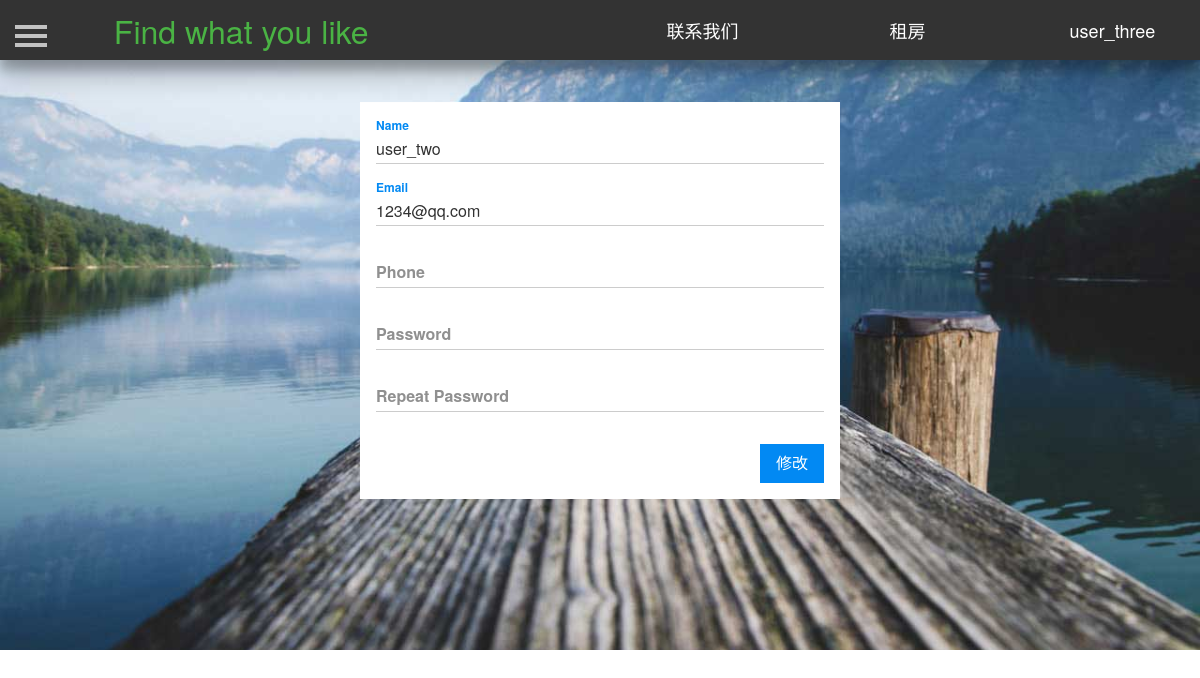
Page /profile/11 (signed in) on the committed database.
### Renting/models.py (models this page shows, shortened)
class User(db.Model):
    id = db.Column(db.Integer, primary_key=True, autoincrement=True)  # ID 用户唯一的标识
    username = db.Column(db.String(50), unique=True)  # 用户名  唯一   最大10个字符
    password = db.Column(db.String(100))  # 密码   最大20个字符
    phone_number = db.Column(db.Integer, unique=True)  # 手机号码
    email = db.Column(db.String(100), unique=True)  # 邮箱  唯一
    salt = db.Column(db.String(32))  # 密码加盐

### Renting/views.py (the view)
@app.route('/profile/<int:user_id>')
@login_required
def profile(user_id):
    user = User.query.get(user_id)
    if user is None:
        return redirect('/')
    return render_template('profile.html', user=user)

### Renting/models.py (called while the page is built)
@login_manager.user_loader
def load_user(userid):
    return User.query.get(userid)

### Renting/templates/profile.html (shortened to what this page needs)
<!DOCTYPE html>
<html lang="en">
	<head>
        <link href="https://cdn.bootcss.com/bootstrap/3.3.7/css/bootstrap.min.css" rel="stylesheet">
        <link href="/static/css/navigation.css" rel="stylesheet">
        <link href="/static/css/profile.css" rel="stylesheet">
         <link href="/static/css/sidebar.css" rel="stylesheet">
        <link type="text/css" href="/static/css/dialog.css"  rel="stylesheet"/>
        <link rel="stylesheet" href="/static/css/_floating-form-labels.css">
	</head>
	<body>
       <header class="header-navigation" id="header">
            <nav>
                <div class="row">
                    <div class="col-md-3">
                        <font color="#4ab344" style="color: rgb(74, 179, 68);" size="6">Find what you like</font>
                    </div>
                    <div class="col-md-2 title">
                        <a href="javascript:showDialogContact()"><font color="#FFFFFF" style="color: rgb(255, 255, 255);" size="4">联系我们</font></a>
                    </div>
                    <div class="col-md-2 title">
                        <a href="/mainpage/" target="_blank"><font color="#FFFFFF" style="color: rgb(255, 255, 255);" size="4">租房</font></a>
                    </div>
                    <div class="col-md-2 title">
                        {% if current_user.is_authenticated %}
                        <a href="/profile/{{current_user.id}}">
                            <font color="#FFFFFF" style="color: rgb(255, 255, 255);" size="4">
                                {{current_user.username}}
                            </font>
                        </a>
                        {% else %}
                        <a href="javascript:showDialog()">
                            <font color="#FFFFFF" style="color: rgb(255, 255, 255);" size="4">
                                登陆注册
                            </font>
                        </a>
                        {% endif %}
                    </div>
                </div>
            </nav>
        </header>
       <div id="wrapper" style="margin-top=25px">
            <div id="page-content-wrapper" style='background:url(../static/image/image.jpg) 50% 50% no-repeat;background-size: cover;height:650px;weight:700px'>
                <button type="button" class="hamburger is-closed animated fadeInLeft" data-toggle="offcanvas">
                    <span class="hamb-top"></span>
                    <span class="hamb-middle"></span>
                    <span class="hamb-bottom"></span>
                </button>
                <div class="container">
                    <div class="row">
                        <form method="post" id="modify_form">
                            <div class="ffl-wrapper">
                                <label for="name_modify" class="ffl-label">Name</label>
                                <input type="text" id="name_modify" name="name_modify" value="{{user.username}}">
                            </div>
                            <div class="ffl-wrapper">
                                <label for="email_modify" class="ffl-label">Email</label>
                                <input type="email" id="email_modify" name="email_modify" value="{{user.email}}">
                            </div>
                            <div class="ffl-wrapper">
                                <label for="phone_modify" class="ffl-label">Phone</label>
                                <input type="text" id="phone_modify" name="phone_modify">
                            </div>
                            <div class="ffl-wrapper">
                                <label for="password_modify" class="ffl-label">Password</label>
                                <input type="password" id="password_modify" name="password_modify">
                            </div>
                            <div class="ffl-wrapper">
                                <label for="repeat_modify" class="ffl-label">Repeat Password</label>
                                <input type="password" id="repeat_modify" name="repeat_modify">
                            </div>
                            <button type="submit" onclick="form=document.getElementById('modify_form');form.action='/modify_information/{{user.id}}/';">修改</button>
                        </form>
                    </div>
                </div>
            </div>
        </div>
    </body>
</html>

### Renting/static/css/navigation.css (style rules this page uses)
.header-navigation { position: fixed; top: 0; width: 100%; height: 60px; line-height: 60px; background-color: #333; text-align: center; box-shadow: 0 14px 28px rgba(0,0,0,0.25), 0 10px 10px rgba(0,0,0,0.22); }

### Renting/static/css/profile.css (style rules this page uses)
.header-navigation { position: fixed; top: 0; width: 100%; height: 60px; line-height: 60px; background-color: #333; text-align: center; box-shadow: 0 14px 28px rgba(0,0,0,0.25), 0 10px 10px rgba(0,0,0,0.22); z-index: 9990; }

### Renting/static/css/sidebar.css (style rules this page uses)
body { position: relative; overflow-x: hidden; }
body, html { height: 100%; background-color: #FFFFFF !important; }
#wrapper { -moz-transition: all 0.5s ease; -o-transition: all 0.5s ease; -webkit-transition: all 0.5s ease; padding-left: 0; transition: all 0.5s ease; }
#page-content-wrapper { padding-top: 70px; width: 100%; }
.hamburger { background: transparent; border: none; display: block; height: 32px; margin-left: 15px; position: fixed; top: 20px; width: 32px; z-index: 9999; }
.hamburger.is-closed:before { -webkit-transform: translate3d(0, 0, 0); -webkit-transition: all 0.35s ease-in-out; color: #ffffff; content: ''; display: block; font-size: 14px; line-height: 32px; opacity: 0; text-align: center; width: 100px; }
.hamburger.is-closed .hamb-top { -webkit-transition: all 0.35s ease-in-out; background-color: rgba(255, 255, 255, 0.7); top: 5px; }
.hamburger.is-closed .hamb-middle { background-color: rgba(255, 255, 255, 0.7); margin-top: -2px; top: 50%; }
.hamburger.is-closed .hamb-bottom { -webkit-transition: all 0.35s ease-in-out; background-color: rgba(255, 255, 255, 0.7); bottom: 5px; }
.hamburger.is-closed .hamb-top, .hamburger.is-closed .hamb-middle, .hamburger.is-closed .hamb-bottom, .hamburger.is-open .hamb-top, .hamburger.is-open .hamb-middle, .hamburger.is-open .hamb-bottom { height: 4px; left: 0; position: absolute; width: 100%; }

### Renting/static/css/dialog.css (style rules this page uses)
body, html { font-size: 100%; margin: 0; }
*,:after,:before { box-sizing:border-box }
input, button { outline: none; border: none; }

### Renting/static/css/_floating-form-labels.css (style rules this page uses)
.ffl-wrapper { position: relative; display: block; padding-top: 1rem; }
.ffl-wrapper .ffl-label { transition-property: all; transition-duration: 200ms; transition-timing-function: ease; transition-delay: 0s; position: absolute; white-space: nowrap; max-width: 100%; text-overflow: ellipsis; overflow: hidden; pointer-events: none; top: 1.25rem; }
.ffl-wrapper.ffl-floated .ffl-label { top: 0; }
.ffl-label { color: #909090; line-height: 1.2; }
.ffl-floated .ffl-label { color: #0289f3; font-size: 0.75rem; }
form { max-width: 30rem; margin: 2rem auto 0; background-color: #ffffff; padding: 1rem; }
form:after { content: ""; display: block; clear: both; }
input, textarea, select { transition: border-bottom 100ms ease; display: block; width: 100%; padding: 0; margin-bottom: 1rem; box-shadow: none; appearance: none; outline: none; background-color: transparent; border-style: none; border-bottom-width: 1px; border-bottom-style: solid; border-bottom-color: rgba(0, 0, 0, 0.2); height: 1.875rem; }
[type="submit"] { transition: background-color 0.3s ease; border: none; background-color: #0289f3; color: #ffffff; padding: 0.5rem 1rem; text-transform: uppercase; cursor: pointer; margin-top: 1rem; float: right; }

### rows in the picture
User: username "user_three"
User: name_modify "user_two", email_modify "1234@qq.com"
